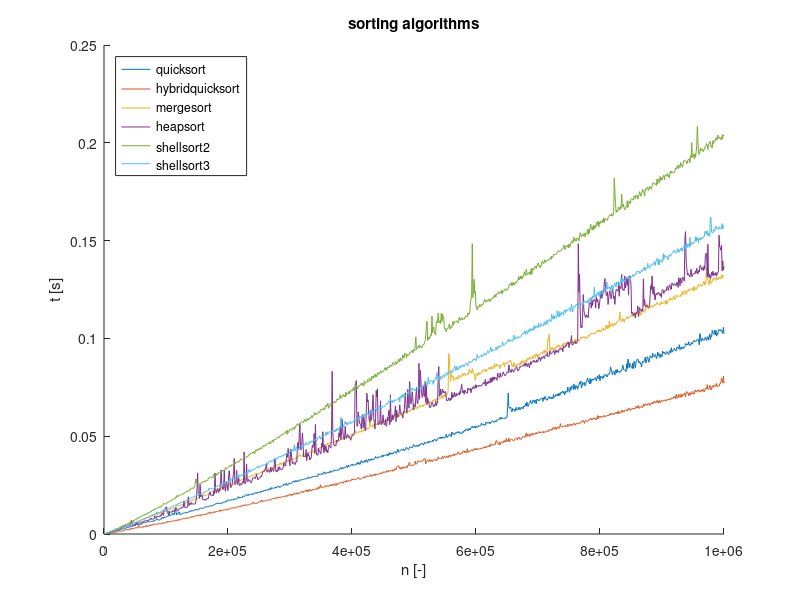

Reproduce this figure in MATLAB.
clear;clc;close all;

fid=fopen('quicksort.txt');
data=textscan(fid,'%d %f');
fclose(fid);
x=data{1};
quicksort_y=data{2};

fid=fopen('hybridquicksort.txt');
data=textscan(fid,'%d %f');
fclose(fid);
hybridquicksort_y=data{2};

fid=fopen('mergesort.txt');
data=textscan(fid,'%d %f');
fclose(fid);
mergesort_y=data{2};

fid=fopen('heapsort.txt');
data=textscan(fid,'%d %f');
fclose(fid);
heapsort_y=data{2};

fid=fopen('shellsort_2n.txt');
data=textscan(fid,'%d %f');
fclose(fid);
shellsort2_y=data{2};

fid=fopen('shellsort_3n.txt');
data=textscan(fid,'%d %f');
fclose(fid);
shellsort3_y=data{2};

figure;
title('sorting algorithms');
xlabel('n [-]');
ylabel('t [s]');
hold on;
plot(x,quicksort_y);
plot(x, hybridquicksort_y);
plot(x,mergesort_y);
plot(x,heapsort_y);
plot(x,shellsort2_y);
plot(x, shellsort3_y);
legend('quicksort','hybridquicksort','mergesort','heapsort','shellsort2','shellsort3','Location','northwest');
hold off;